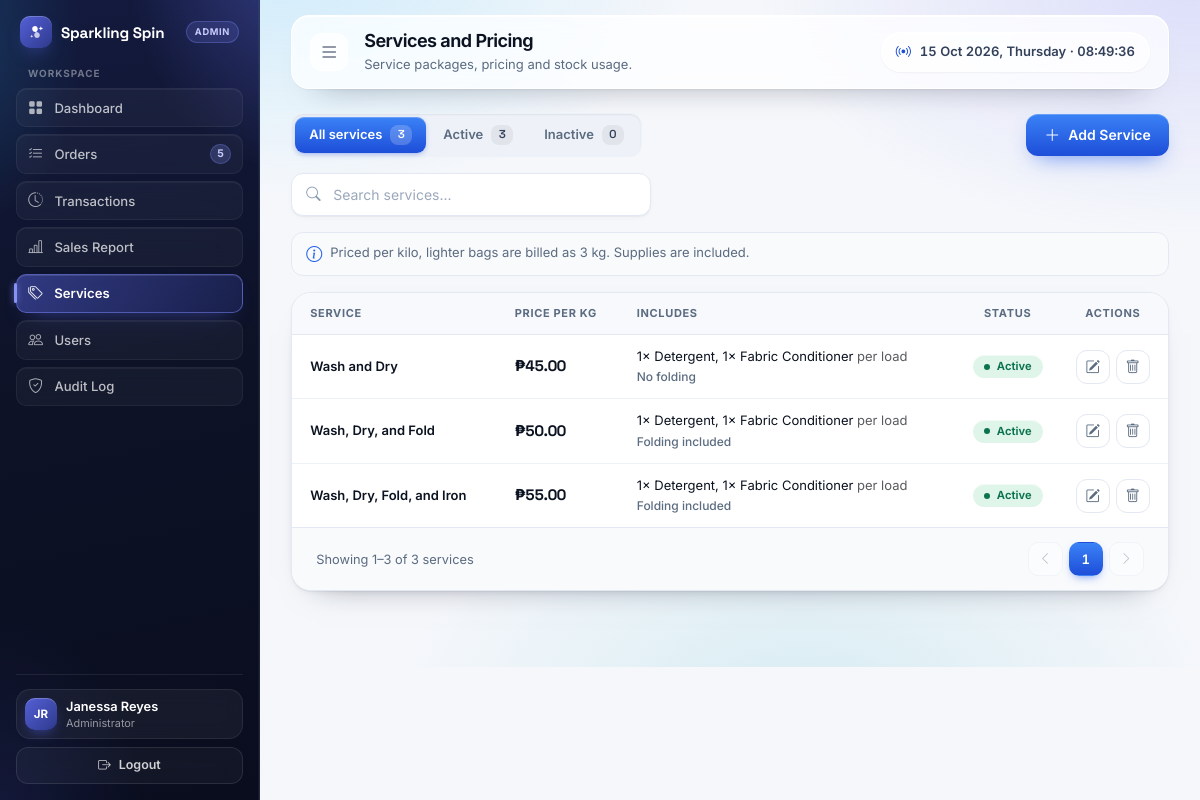
Screenshot of /services.php (signed in) with the database file from the repository.
### tables this page shows
CREATE TABLE services (
  service_id     INT AUTO_INCREMENT PRIMARY KEY,
  name           VARCHAR(100) NOT NULL UNIQUE,
  service_type   ENUM('Standard','Package') NOT NULL,
  includes_fold  BOOLEAN NOT NULL DEFAULT FALSE,
  price_per_load DECIMAL(10,2) NOT NULL,
  is_active      BOOLEAN NOT NULL DEFAULT TRUE
);

### services.php (the view, shortened to what this page needs)
<?php
require_once __DIR__ . '/includes/db.php';
require_once __DIR__ . '/includes/ui.php';
$is_admin = (($_SESSION['role'] ?? '') === 'Admin');
$search_query = trim($_GET['search'] ?? '');
$status_filter = in_array($_GET['status'] ?? '', ['active', 'inactive'], true) ? $_GET['status'] : 'all';
$per_page = 8;
$page = max(1, (int) ($_GET['page'] ?? 1));
$where = '';
$params = [];
$types = '';
$tab_counts = ['all' => 0, 'active' => 0, 'inactive' => 0];
try {
    $cstmt = $conn->prepare("SELECT is_active, COUNT(*) AS n FROM services GROUP BY is_active");
    $cstmt->execute();
    $cres = $cstmt->get_result();
    while ($c = $cres->fetch_assoc()) {
        $tab_counts[(int) $c['is_active'] === 1 ? 'active' : 'inactive'] = (int) $c['n'];
    }
    $tab_counts['all'] = $tab_counts['active'] + $tab_counts['inactive'];
} catch (Throwable $e) {
    error_log('[services] counts failed: ' . $e->getMessage());
    $db_error = true;
}
$list_where = $where;
$list_params = $params;
$list_types = $types;
$offset = 0; $total_rows = 0; $services = []; $consumables = []; $total_pages = 1;
try {
    $stmt = $conn->prepare("SELECT COUNT(*) AS total FROM services" . $list_where);
    $stmt->execute();
    $total_rows = (int) ($stmt->get_result()->fetch_assoc()['total'] ?? 0);
    $total_pages = max(1, (int) ceil($total_rows / $per_page));
    $offset = ($page - 1) * $per_page;
    $stmt = $conn->prepare("SELECT service_id, name, service_type, includes_fold, price_per_load, is_active FROM services" . $list_where . " ORDER BY service_id ASC LIMIT ? OFFSET ?");
    $stmt->bind_param($list_types . 'ii', ...array_merge($list_params, [$per_page, $offset]));
    $stmt->execute();
    $res = $stmt->get_result();
    while ($row = $res->fetch_assoc()) $services[] = $row;
} catch (Throwable $e) {
    error_log('[services] load failed: ' . $e->getMessage());
    $db_error = true;
}
if ($services) {
    try {
        $svc_ids = array_map(function ($s) { return (int) $s['service_id']; }, $services);
        $ph = implode(',', array_fill(0, count($svc_ids), '?'));
        $cstmt = $conn->prepare("SELECT sc.service_id, ii.name, sc.qty FROM service_consumables sc JOIN inventory_items ii ON ii.item_id = sc.item_id WHERE sc.service_id IN ($ph) ORDER BY ii.name ASC");
        $cstmt->bind_param(str_repeat('i', count($svc_ids)), ...$svc_ids);
        $cstmt->execute();
        $cres = $cstmt->get_result();
        while ($c = $cres->fetch_assoc()) $consumables[(int) $c['service_id']][] = $c;
    } catch (Throwable $e) {
        error_log('[services] consumables load failed: ' . $e->getMessage());
    }
}
function svc_qty_label($q) {
    $s = rtrim(rtrim(number_format((float) $q, 2, '.', ''), '0'), '.');
    return $s === '' ? '0' : $s;
}
function svc_url(array $o = []) {
    $q = array_merge(['search' => $_GET['search'] ?? '', 'status' => 'all', 'page' => 1], $o);
    $q = array_filter($q, function ($v, $k) {
        return $v !== '' && !($k === 'page' && (int) $v === 1) && !($k === 'status' && $v === 'all');
    }, ARRAY_FILTER_USE_BOTH);
    return 'services.php' . ($q ? '?' . http_build_query($q) : '');
}
$showing = $total_rows === 0 ? 'No services' : 'Showing ' . ($offset + 1) . '–' . ($offset + count($services)) . ' of ' . $total_rows . ' services';
$min_kg_label = rtrim(rtrim(number_format(MIN_CHARGE_KG, 2, '.', ''), '0'), '.');
include __DIR__ . '/components/header.php';
?>
<div class="container-fluid ot-page" <?php if ($is_admin): ?>x-data="serviceAdmin()"<?php endif; ?>>
    <div class="ot-toolbar">
        <div class="ot-toolbar-group">
            <nav class="ot-tabs" aria-label="Service status">
                <?php foreach (['all' => 'All services', 'active' => 'Active', 'inactive' => 'Inactive'] as $key => $label): ?>
                <a class="ot-tab <?php echo $status_filter === $key ? 'is-active' : ''; ?>" href="<?php echo htmlspecialchars(svc_url(['status' => $key])); ?>"><?php echo $label; ?> <span class="ot-tab-count"><?php echo $tab_counts[$key]; ?></span></a>
                <?php endforeach; ?>
            </nav>
        </div>
        <?php if ($is_admin): ?>
        <button type="button" class="ot-add-btn" @click="openAdd()"><i class="bi bi-plus-lg"></i> Add Service</button>
        <?php endif; ?>
    </div>
    <div class="ot-searchbar">
        <form method="get" class="ot-search">
            <input type="text" name="search" placeholder="Search services..." value="<?php echo htmlspecialchars($search_query); ?>" aria-label="Search services">
        </form>
    </div>
    <div class="ot-hint">
        <i class="bi bi-info-circle"></i>
        <span>Priced per kilo<?php if (MIN_CHARGE_KG > 0): ?>, lighter bags are billed as <?php echo $min_kg_label; ?> kg<?php endif; ?>. Supplies are included.</span>
    </div>
    <div class="ot-table-card">
        <div class="table-responsive">
            <table class="ot-table">
            <thead>
                <tr>
                    <th>Service</th>
                    <th>Price per kg</th>
                    <th class="d-none d-sm-table-cell">Includes</th>
                    <th class="is-center">Status</th>
                    <?php if ($is_admin): ?><th class="is-center ot-col-action">Actions</th><?php endif; ?>
                </tr>
            </thead>
            <tbody>
                <?php if (!$services): ?>
                    <tr><td colspan="<?php echo $is_admin ? 5 : 4; ?>" class="ot-empty"><i class="bi bi-basket"></i><?php echo $search_query !== '' ? 'No services match &ldquo;' . htmlspecialchars($search_query) . '&rdquo;.' : 'No services on the menu yet.'; ?><span class="ot-sub"><?php echo $search_query !== '' ? 'Try another name, or clear the search.' : 'Add the first service rate to start taking orders.'; ?></span></td></tr>
                <?php else: foreach ($services as $s):
                    $active = (int) $s['is_active'] === 1;
                                        $json = htmlspecialchars(json_encode([
                        'id' => (int) $s['service_id'], 'name' => $s['name'], 'type' => $s['service_type'],
                        'fold' => (int) $s['includes_fold'] === 1, 'price' => number_format((float) $s['price_per_load'], 2, '.', ''),
                        'active' => $active ? '1' : '0',
                    ], JSON_HEX_TAG | JSON_HEX_AMP | JSON_HEX_APOS | JSON_HEX_QUOT), ENT_QUOTES, 'UTF-8');
                    $parts = [];
                    foreach ($consumables[(int) $s['service_id']] ?? [] as $c) {
                        $parts[] = svc_qty_label($c['qty']) . '&times; ' . htmlspecialchars($c['name']);
                    }
                    $includes = ($parts ? implode(', ', $parts) . ' <span class="text-muted">per load</span>' : 'No consumables')
                              . '<span class="ot-sub">' . ((int) $s['includes_fold'] === 1 ? 'Folding included' : 'No folding') . '</span>';
                ?>
                    <tr data-service="<?php echo $json; ?>">
                        <td>
                            <div class="ot-cust-name"><?php echo htmlspecialchars($s['name']); ?></div>
                        </td>
                        <td><span class="ot-amount">₱<?php echo number_format((float) $s['price_per_load'], 2); ?></span></td>
                        <td class="d-none d-sm-table-cell"><?php echo $includes; ?></td>
                        <td class="is-center"><span class="ot-badge is-compact <?php echo $active ? 'ot-b-done' : 'ot-b-cancel'; ?>"><?php echo $active ? 'Active' : 'Inactive'; ?></span></td>
                        <?php if ($is_admin): ?>
                        <td class="is-center">
                            <div class="ot-actions">
                                <button type="button" class="ot-icon-btn" title="Edit service" aria-label="Edit <?php echo htmlspecialchars($s['name']); ?>" @click="openEdit($el.closest('[data-service]'))"><i class="bi bi-pencil-square"></i></button>
                                <button type="button" class="ot-icon-btn" title="Delete service" aria-label="Delete <?php echo htmlspecialchars($s['name']); ?>" @click="remove($el.closest('[data-service]'))"><i class="bi bi-trash"></i></button>
                            </div>
                        </td>
                        <?php endif; ?>
                    </tr>
                <?php endforeach; endif; ?>
            </tbody>
            </table>
        </div>
        <div class="ot-foot">
            <span><?php echo htmlspecialchars($showing); ?></span>
            <?php echo ui_pager($page, $total_pages, function ($p) use ($status_filter) { return svc_url(['status' => $status_filter, 'page' => $p]); }); ?>
        </div>
    </div>
</div>
<?php include __DIR__ . '/components/footer.php';

### rows the page displays
services: name "Wash and Dry", price_per_load "45.00", parts "1× Detergent, 1× Fabric Conditioner", includes_fold "No folding", is_active "Active"
services: name "Wash, Dry, and Fold", price_per_load "50.00", parts "1× Detergent, 1× Fabric Conditioner", includes_fold "Folding included", is_active "Active"
services: name "Wash, Dry, Fold, and Iron", price_per_load "55.00", parts "1× Detergent, 1× Fabric Conditioner", includes_fold "Folding included", is_active "Active"

### other values shown
$_SESSION['role'] "ADMIN"
$label "Dashboard"
$label "Orders"
$badge "5"
$label "Transactions"
$label "Sales Report"
$label "Services"
$label "Users"
$label "Audit Log"
$sb_initials "JR"
$sb_full "Janessa Reyes"
$sb_role "Administrator"
$header_heading "Services and Pricing"
$page_desc "Service packages, pricing and stock usage."
$label "All services"
